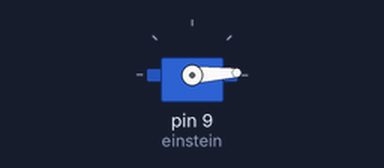
Bench run of a sketch on a simulated Arduino Uno, built with avr-gcc and run on an emulated ATmega328P. Shown: servo.

Above: at 0.05 s.
At 1.3 s:
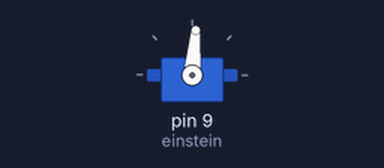
At 2.6 s:
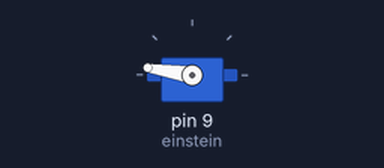
At 5.2 s:
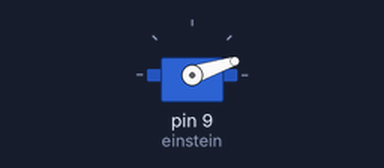
Timing chart, 0 to 7.1 s (numbered marks = the images above):
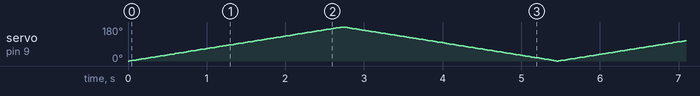

The sketch:

servo_sweep.ino
```cpp
#include <Servo.h>

Servo einstein;   // Create a Servo object named 'einstein'
int pos = 0;      // Variable to store the servo position

void setup() {
  einstein.attach(9);  // Attach the servo to digital pin 9
}

void loop() {
  // Move the servo from 0 to 180 degrees
  for (pos = 0; pos <= 180; pos += 1) {
    einstein.write(pos);   // Set servo position
    delay(15);             // Wait 15 ms for the servo to reach the position
  }

  // Move the servo back from 180 to 0 degrees
  for (pos = 180; pos >= 0; pos -= 1) {
    einstein.write(pos);   // Set servo position
    delay(15);             // Wait 15 ms for the servo to reach the position
  }
}
```
